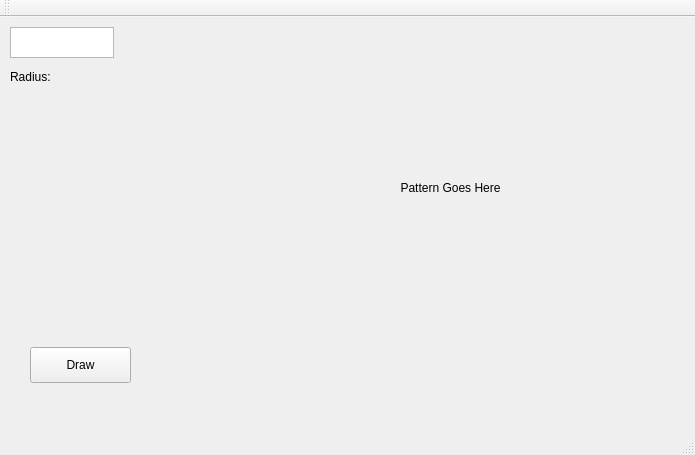
<?xml version="1.0" encoding="UTF-8"?>
<ui version="4.0">
 <class>MainWindow</class>
 <widget class="QMainWindow" name="MainWindow">
  <property name="geometry">
   <rect>
    <x>0</x>
    <y>0</y>
    <width>695</width>
    <height>455</height>
   </rect>
  </property>
  <property name="windowTitle">
   <string>MainWindow</string>
  </property>
  <widget class="QWidget" name="centralWidget">
   <widget class="QLabel" name="label">
    <property name="geometry">
     <rect>
      <x>190</x>
      <y>-20</y>
      <width>521</width>
      <height>381</height>
     </rect>
    </property>
    <property name="text">
     <string>Pattern Goes Here</string>
    </property>
    <property name="alignment">
     <set>Qt::AlignCenter</set>
    </property>
   </widget>
   <widget class="QLabel" name="label_2">
    <property name="geometry">
     <rect>
      <x>10</x>
      <y>50</y>
      <width>63</width>
      <height>20</height>
     </rect>
    </property>
    <property name="text">
     <string>Radius:</string>
    </property>
   </widget>
   <widget class="QTextEdit" name="textEdit">
    <property name="geometry">
     <rect>
      <x>10</x>
      <y>10</y>
      <width>104</width>
      <height>31</height>
     </rect>
    </property>
   </widget>
   <widget class="QPushButton" name="pushButton">
    <property name="geometry">
     <rect>
      <x>30</x>
      <y>330</y>
      <width>101</width>
      <height>36</height>
     </rect>
    </property>
    <property name="text">
     <string>Draw</string>
    </property>
   </widget>
  </widget>
  <widget class="QMenuBar" name="menuBar">
   <property name="geometry">
    <rect>
     <x>0</x>
     <y>0</y>
     <width>695</width>
     <height>27</height>
    </rect>
   </property>
  </widget>
  <widget class="QToolBar" name="mainToolBar">
   <attribute name="toolBarArea">
    <enum>TopToolBarArea</enum>
   </attribute>
   <attribute name="toolBarBreak">
    <bool>false</bool>
   </attribute>
  </widget>
  <widget class="QStatusBar" name="statusBar"/>
 </widget>
 <layoutdefault spacing="6" margin="11"/>
 <resources/>
 <connections/>
</ui>
